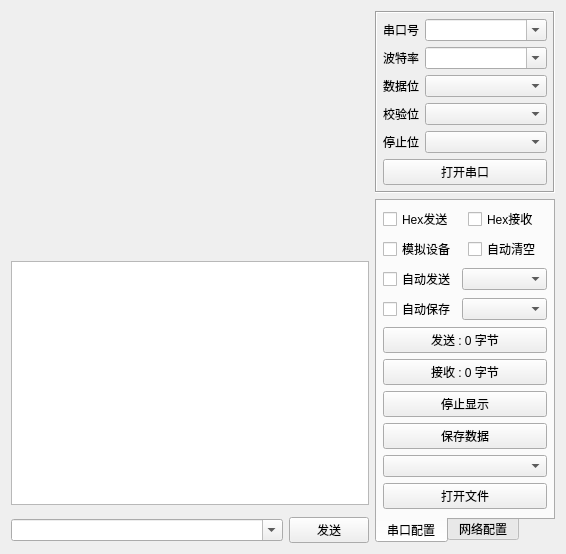
<?xml version="1.0" encoding="UTF-8"?>
<ui version="4.0">
 <class>frmComTool</class>
 <widget class="QWidget" name="frmComTool">
  <property name="geometry">
   <rect>
    <x>0</x>
    <y>0</y>
    <width>566</width>
    <height>468</height>
   </rect>
  </property>
  <layout class="QGridLayout" name="gridLayout_6">
   <item row="3" column="0">
    <widget class="QWidget" name="widget" native="true">
     <layout class="QHBoxLayout" name="horizontalLayout">
      <property name="leftMargin">
       <number>0</number>
      </property>
      <property name="topMargin">
       <number>0</number>
      </property>
      <property name="rightMargin">
       <number>0</number>
      </property>
      <property name="bottomMargin">
       <number>0</number>
      </property>
      <item>
       <widget class="QComboBox" name="cboxData">
        <property name="sizePolicy">
         <sizepolicy hsizetype="Ignored" vsizetype="Fixed">
          <horstretch>0</horstretch>
          <verstretch>0</verstretch>
         </sizepolicy>
        </property>
        <property name="editable">
         <bool>true</bool>
        </property>
        <property name="duplicatesEnabled">
         <bool>false</bool>
        </property>
       </widget>
      </item>
      <item>
       <widget class="QPushButton" name="btnSend">
        <property name="minimumSize">
         <size>
          <width>80</width>
          <height>0</height>
         </size>
        </property>
        <property name="maximumSize">
         <size>
          <width>80</width>
          <height>16777215</height>
         </size>
        </property>
        <property name="text">
         <string>发送</string>
        </property>
       </widget>
      </item>
     </layout>
    </widget>
   </item>
   <item row="0" column="1" rowspan="4">
    <widget class="QWidget" name="widgetRight" native="true">
     <property name="minimumSize">
      <size>
       <width>180</width>
       <height>0</height>
      </size>
     </property>
     <property name="maximumSize">
      <size>
       <width>180</width>
       <height>16777215</height>
      </size>
     </property>
     <layout class="QVBoxLayout" name="verticalLayout">
      <property name="leftMargin">
       <number>0</number>
      </property>
      <property name="topMargin">
       <number>0</number>
      </property>
      <property name="rightMargin">
       <number>0</number>
      </property>
      <property name="bottomMargin">
       <number>0</number>
      </property>
      <item>
       <widget class="QFrame" name="frameTop">
        <property name="frameShape">
         <enum>QFrame::Shape::Box</enum>
        </property>
        <property name="frameShadow">
         <enum>QFrame::Shadow::Sunken</enum>
        </property>
        <layout class="QGridLayout" name="gridLayout_3">
         <property name="leftMargin">
          <number>6</number>
         </property>
         <property name="topMargin">
          <number>6</number>
         </property>
         <property name="rightMargin">
          <number>6</number>
         </property>
         <property name="bottomMargin">
          <number>6</number>
         </property>
         <item row="0" column="0">
          <widget class="QLabel" name="labPortName">
           <property name="text">
            <string>串口号</string>
           </property>
          </widget>
         </item>
         <item row="0" column="1">
          <widget class="QComboBox" name="cboxPortName">
           <property name="sizePolicy">
            <sizepolicy hsizetype="Preferred" vsizetype="Fixed">
             <horstretch>1</horstretch>
             <verstretch>0</verstretch>
            </sizepolicy>
           </property>
           <property name="editable">
            <bool>true</bool>
           </property>
          </widget>
         </item>
         <item row="1" column="0">
          <widget class="QLabel" name="labBaudRate">
           <property name="text">
            <string>波特率</string>
           </property>
          </widget>
         </item>
         <item row="1" column="1">
          <widget class="QComboBox" name="cboxBaudRate">
           <property name="sizePolicy">
            <sizepolicy hsizetype="Preferred" vsizetype="Fixed">
             <horstretch>1</horstretch>
             <verstretch>0</verstretch>
            </sizepolicy>
           </property>
           <property name="editable">
            <bool>true</bool>
           </property>
          </widget>
         </item>
         <item row="2" column="0">
          <widget class="QLabel" name="labDataBit">
           <property name="text">
            <string>数据位</string>
           </property>
          </widget>
         </item>
         <item row="2" column="1">
          <widget class="QComboBox" name="cboxDataBit">
           <property name="sizePolicy">
            <sizepolicy hsizetype="Preferred" vsizetype="Fixed">
             <horstretch>1</horstretch>
             <verstretch>0</verstretch>
            </sizepolicy>
           </property>
          </widget>
         </item>
         <item row="3" column="0">
          <widget class="QLabel" name="labParity">
           <property name="text">
            <string>校验位</string>
           </property>
          </widget>
         </item>
         <item row="3" column="1">
          <widget class="QComboBox" name="cboxParity">
           <property name="sizePolicy">
            <sizepolicy hsizetype="Preferred" vsizetype="Fixed">
             <horstretch>1</horstretch>
             <verstretch>0</verstretch>
            </sizepolicy>
           </property>
          </widget>
         </item>
         <item row="4" column="0">
          <widget class="QLabel" name="labStopBit">
           <property name="text">
            <string>停止位</string>
           </property>
          </widget>
         </item>
         <item row="4" column="1">
          <widget class="QComboBox" name="cboxStopBit">
           <property name="sizePolicy">
            <sizepolicy hsizetype="Preferred" vsizetype="Fixed">
             <horstretch>1</horstretch>
             <verstretch>0</verstretch>
            </sizepolicy>
           </property>
          </widget>
         </item>
         <item row="5" column="0" colspan="2">
          <widget class="QPushButton" name="btnOpen">
           <property name="text">
            <string>打开串口</string>
           </property>
          </widget>
         </item>
        </layout>
       </widget>
      </item>
      <item>
       <widget class="QTabWidget" name="tabWidget">
        <property name="tabPosition">
         <enum>QTabWidget::TabPosition::South</enum>
        </property>
        <property name="currentIndex">
         <number>0</number>
        </property>
        <widget class="QWidget" name="tab">
         <attribute name="title">
          <string>串口配置</string>
         </attribute>
         <layout class="QGridLayout" name="gridLayout_5">
          <property name="leftMargin">
           <number>6</number>
          </property>
          <property name="topMargin">
           <number>6</number>
          </property>
          <property name="rightMargin">
           <number>6</number>
          </property>
          <property name="bottomMargin">
           <number>6</number>
          </property>
          <item row="4" column="0" colspan="2">
           <widget class="QPushButton" name="btnReceiveCount">
            <property name="text">
             <string>接收 : 0 字节</string>
            </property>
           </widget>
          </item>
          <item row="1" column="1">
           <widget class="QCheckBox" name="ckAutoClear">
            <property name="text">
             <string>自动清空</string>
            </property>
           </widget>
          </item>
          <item row="6" column="0" colspan="2">
           <widget class="QPushButton" name="btnSave">
            <property name="text">
             <string>保存数据</string>
            </property>
           </widget>
          </item>
          <item row="0" column="1">
           <widget class="QCheckBox" name="ckHexReceive">
            <property name="text">
             <string>Hex接收</string>
            </property>
           </widget>
          </item>
          <item row="3" column="0" colspan="2">
           <widget class="QPushButton" name="btnSendCount">
            <property name="text">
             <string>发送 : 0 字节</string>
            </property>
           </widget>
          </item>
          <item row="9" column="0" colspan="2">
           <spacer name="verticalSpacer">
            <property name="orientation">
             <enum>Qt::Orientation::Vertical</enum>
            </property>
            <property name="sizeHint" stdset="0">
             <size>
              <width>20</width>
              <height>2</height>
             </size>
            </property>
           </spacer>
          </item>
          <item row="5" column="0" colspan="2">
           <widget class="QPushButton" name="btnStopShow">
            <property name="text">
             <string>停止显示</string>
            </property>
           </widget>
          </item>
          <item row="0" column="0">
           <widget class="QCheckBox" name="ckHexSend">
            <property name="text">
             <string>Hex发送</string>
            </property>
           </widget>
          </item>
          <item row="2" column="0" colspan="2">
           <layout class="QGridLayout" name="gridLayout">
            <item row="0" column="0">
             <widget class="QCheckBox" name="ckAutoSend">
              <property name="text">
               <string>自动发送</string>
              </property>
             </widget>
            </item>
            <item row="0" column="1">
             <widget class="QComboBox" name="cboxSendInterval">
              <property name="sizePolicy">
               <sizepolicy hsizetype="Expanding" vsizetype="Fixed">
                <horstretch>0</horstretch>
                <verstretch>0</verstretch>
               </sizepolicy>
              </property>
             </widget>
            </item>
            <item row="1" column="0">
             <widget class="QCheckBox" name="ckAutoSave">
              <property name="text">
               <string>自动保存</string>
              </property>
             </widget>
            </item>
            <item row="1" column="1">
             <widget class="QComboBox" name="cboxSaveInterval">
              <property name="sizePolicy">
               <sizepolicy hsizetype="Expanding" vsizetype="Fixed">
                <horstretch>0</horstretch>
                <verstretch>0</verstretch>
               </sizepolicy>
              </property>
             </widget>
            </item>
           </layout>
          </item>
          <item row="1" column="0">
           <widget class="QCheckBox" name="ckDebug">
            <property name="text">
             <string>模拟设备</string>
            </property>
           </widget>
          </item>
          <item row="8" column="0" colspan="2">
           <widget class="QPushButton" name="btnClear">
            <property name="text">
             <string>打开文件</string>
            </property>
           </widget>
          </item>
          <item row="7" column="0" colspan="2">
           <widget class="QComboBox" name="file">
            <property name="frame">
             <bool>true</bool>
            </property>
           </widget>
          </item>
         </layout>
        </widget>
        <widget class="QWidget" name="tab_2">
         <attribute name="title">
          <string>网络配置</string>
         </attribute>
         <layout class="QGridLayout" name="gridLayout_2">
          <property name="leftMargin">
           <number>6</number>
          </property>
          <property name="topMargin">
           <number>6</number>
          </property>
          <property name="rightMargin">
           <number>6</number>
          </property>
          <property name="bottomMargin">
           <number>6</number>
          </property>
          <item row="0" column="0" colspan="2">
           <layout class="QGridLayout" name="gridLayout_4">
            <item row="3" column="0">
             <widget class="QLabel" name="labListenPort">
              <property name="text">
               <string>监听端口</string>
              </property>
             </widget>
            </item>
            <item row="1" column="0">
             <widget class="QLabel" name="labServerIP">
              <property name="text">
               <string>远程地址</string>
              </property>
             </widget>
            </item>
            <item row="4" column="1">
             <widget class="QComboBox" name="cboxSleepTime"/>
            </item>
            <item row="1" column="1">
             <widget class="QLineEdit" name="txtServerIP">
              <property name="text">
               <string/>
              </property>
             </widget>
            </item>
            <item row="2" column="0">
             <widget class="QLabel" name="labServerPort">
              <property name="text">
               <string>远程端口</string>
              </property>
             </widget>
            </item>
            <item row="2" column="1">
             <widget class="QLineEdit" name="txtServerPort">
              <property name="text">
               <string/>
              </property>
             </widget>
            </item>
            <item row="4" column="0">
             <widget class="QLabel" name="labSleepTime">
              <property name="text">
               <string>延时时间</string>
              </property>
             </widget>
            </item>
            <item row="3" column="1">
             <widget class="QLineEdit" name="txtListenPort"/>
            </item>
            <item row="0" column="0">
             <widget class="QLabel" name="labMode">
              <property name="text">
               <string>转换模式</string>
              </property>
             </widget>
            </item>
            <item row="0" column="1">
             <widget class="QComboBox" name="cboxMode">
              <item>
               <property name="text">
                <string>Tcp_Client</string>
               </property>
              </item>
              <item>
               <property name="text">
                <string>Tcp_Server</string>
               </property>
              </item>
              <item>
               <property name="text">
                <string>Udp_Client</string>
               </property>
              </item>
              <item>
               <property name="text">
                <string>Udp_Server</string>
               </property>
              </item>
             </widget>
            </item>
           </layout>
          </item>
          <item row="2" column="0" colspan="2">
           <widget class="QPushButton" name="btnStart">
            <property name="text">
             <string>启动</string>
            </property>
           </widget>
          </item>
          <item row="3" column="0" colspan="2">
           <spacer name="verticalSpacer_2">
            <property name="orientation">
             <enum>Qt::Orientation::Vertical</enum>
            </property>
            <property name="sizeHint" stdset="0">
             <size>
              <width>20</width>
              <height>59</height>
             </size>
            </property>
           </spacer>
          </item>
          <item row="1" column="0" colspan="2">
           <widget class="QCheckBox" name="ckAutoConnect">
            <property name="text">
             <string>自动重连网络</string>
            </property>
           </widget>
          </item>
         </layout>
        </widget>
       </widget>
      </item>
     </layout>
    </widget>
   </item>
   <item row="0" column="0">
    <widget class="QCustomPlot" name="customPlot" native="true">
     <property name="sizePolicy">
      <sizepolicy hsizetype="Expanding" vsizetype="Expanding">
       <horstretch>0</horstretch>
       <verstretch>0</verstretch>
      </sizepolicy>
     </property>
    </widget>
   </item>
   <item row="1" column="0">
    <widget class="QTextEdit" name="txtMain">
     <property name="enabled">
      <bool>true</bool>
     </property>
     <property name="sizePolicy">
      <sizepolicy hsizetype="Preferred" vsizetype="Expanding">
       <horstretch>0</horstretch>
       <verstretch>0</verstretch>
      </sizepolicy>
     </property>
     <property name="frameShape">
      <enum>QFrame::Shape::StyledPanel</enum>
     </property>
     <property name="verticalScrollBarPolicy">
      <enum>Qt::ScrollBarPolicy::ScrollBarAsNeeded</enum>
     </property>
     <property name="horizontalScrollBarPolicy">
      <enum>Qt::ScrollBarPolicy::ScrollBarAsNeeded</enum>
     </property>
     <property name="readOnly">
      <bool>true</bool>
     </property>
    </widget>
   </item>
  </layout>
 </widget>
 <customwidgets>
  <customwidget>
   <class>QCustomPlot</class>
   <extends>QWidget</extends>
   <header>qcustomplot.h</header>
   <container>1</container>
  </customwidget>
 </customwidgets>
 <resources/>
 <connections/>
</ui>
